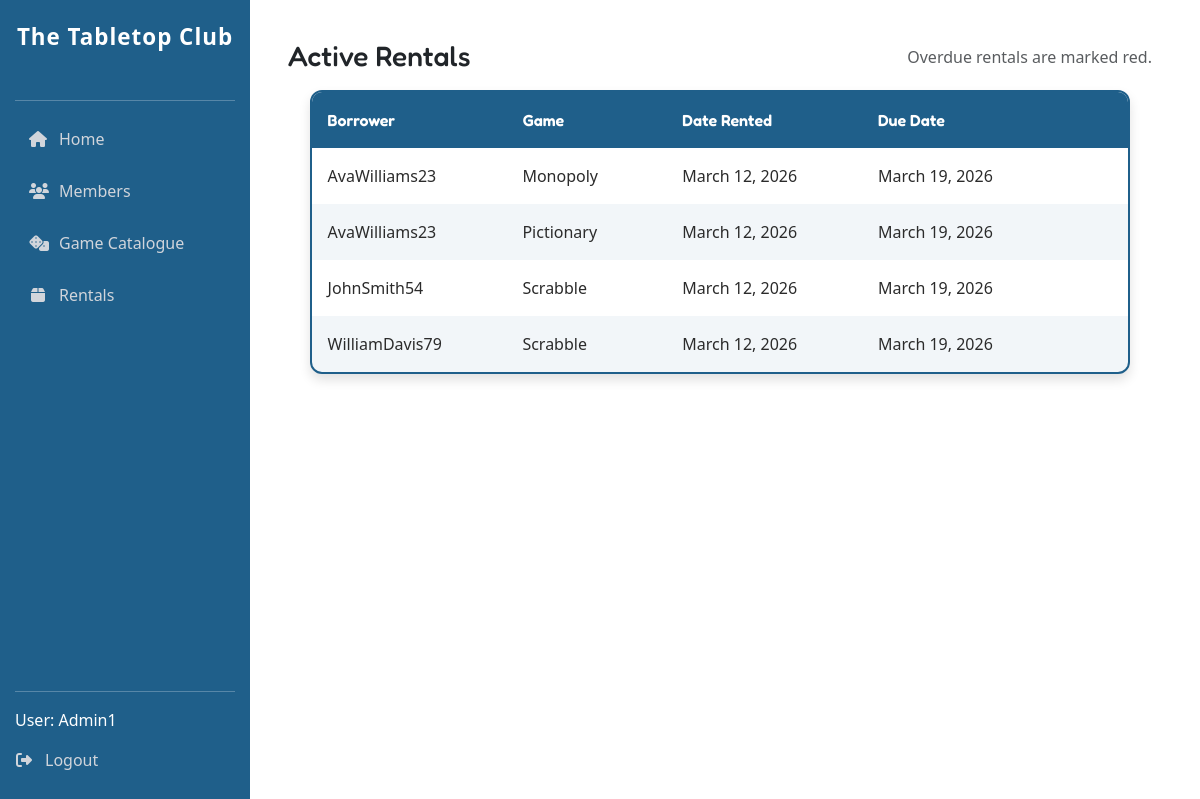
The page /rentals/ (signed in) on the database as committed earlier.
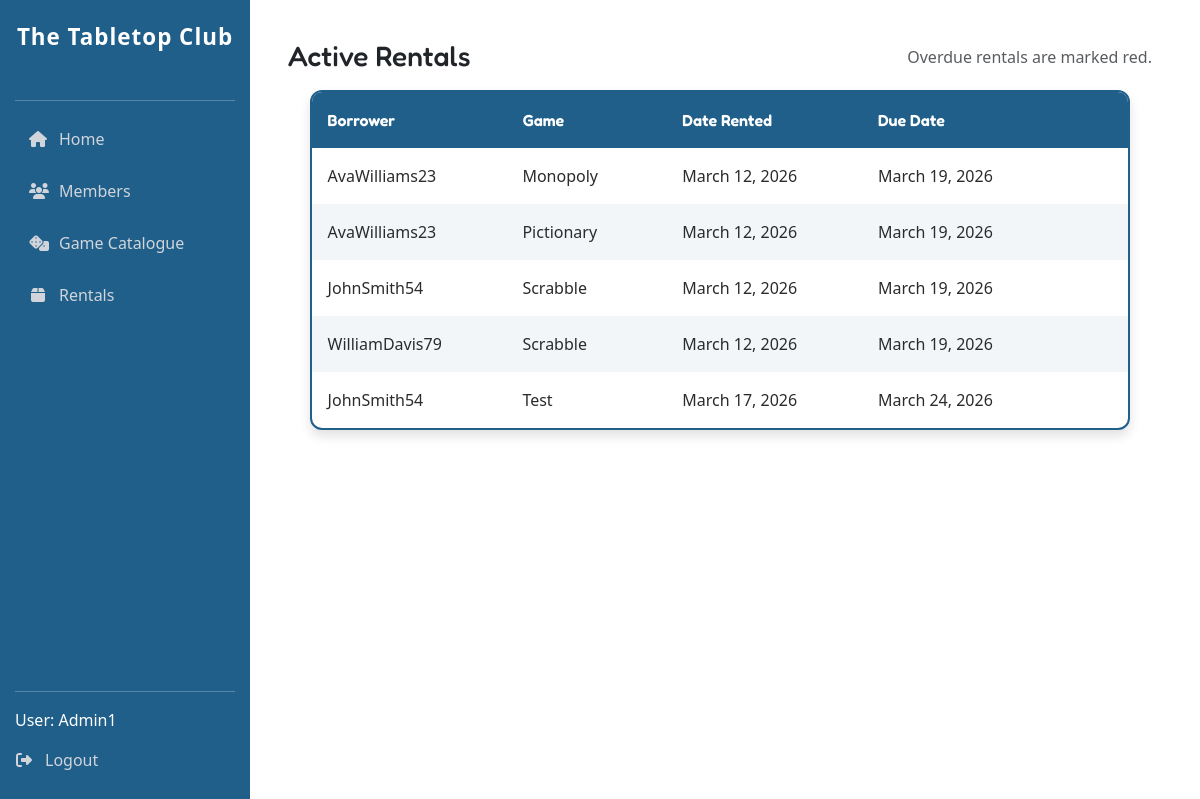
The same page on the database as committed later.
### tabletop_club_app/models.py (models this page shows, shortened)
class Rental(models.Model):
    borrower = models.ForeignKey(settings.AUTH_USER_MODEL, on_delete=models.PROTECT, related_name='rentals')
    board_game = models.ForeignKey(BoardGame, on_delete=models.PROTECT, related_name='rentals')
    date_rented = models.DateField(default=timezone.localdate)
    due_date = models.DateField(editable=False)
    class Meta:
        ordering = ['-date_rented']
    @property
    def is_overdue(self):
        return timezone.localdate() > self.due_date

class BoardGame(models.Model):
    class Category(models.TextChoices):
        STRATEGY = 'strategy', 'Strategy'
        PARTY = 'party', 'Party'
    title = models.CharField(max_length=100, unique=True,)
    category = models.CharField(max_length=20, choices=Category.choices)
    min_players = models.PositiveIntegerField(validators=[MinValueValidator(1)])
    max_players = models.PositiveIntegerField(validators=[MinValueValidator(1)])
    playtime_minutes = models.PositiveIntegerField(validators=[MinValueValidator(1)])
    quantity = models.PositiveIntegerField(default=1, validators=[MinValueValidator(1)])
    class Meta:
        ordering = ['title']
    def __str__(self):
        return self.title

### tabletop_club_app/views.py (the view)
# urls.py: path('rentals/', views.rentals, name='rentals'),
@login_required
def rentals(request):
    if not request.user.is_staff: # Checks if user is an admin and redirects them to the appropriate home page if they are not.
        return redirect('home_member')
    rental_list = Rental.objects.all().order_by('date_rented')
    return render(request, 'rentals.html', {'rentals': rental_list})

### tabletop_club_app/templates/rentals.html (shortened to what this page needs)
{% extends 'base.html' %}
{% block content %}
<div class="container">
        <div class="rentals">
            <div class="rental_header_table d-flex justify-content-between align-items-center flex-wrap gap-2 mb-3">
                <h3 class="mb-0">Active Rentals</h3>
                <p class="text-muted mb-0">Overdue rentals are marked red.</p>
            </div>
    {% if rentals %}
        <div class="table-wrapper">
            <table class="table-scroll">
                <thead>
                    <tr>
                        <th>Borrower</th>
                        <th>Game</th>
                        <th>Date Rented</th>
                        <th>Due Date</th>
                    </tr>
                </thead>
                <tbody>
                    {% for rental in rentals %}
                        <tr class="{% if rental.is_overdue %}row-danger{% endif %}">
                            <td>{{ rental.borrower }}</td>
                            <td>{{ rental.board_game }}</td>
                            <td>{{ rental.date_rented }}</td>
                            <td>{{ rental.due_date }}</td>
                        </tr>
                    {% endfor %}
                    </tbody>
                </table>
            </div>
        {% else %}
            <p class="text-muted mb-0">No rentals found.</p>
        {% endif %}
        </div>
    </div>
{% endblock %}

Rows that differ between the two databases and show on the page:
added Rental: borrower "JohnSmith54", board_game "Test", date_rented "March 17, 2026", due_date "March 24, 2026"
